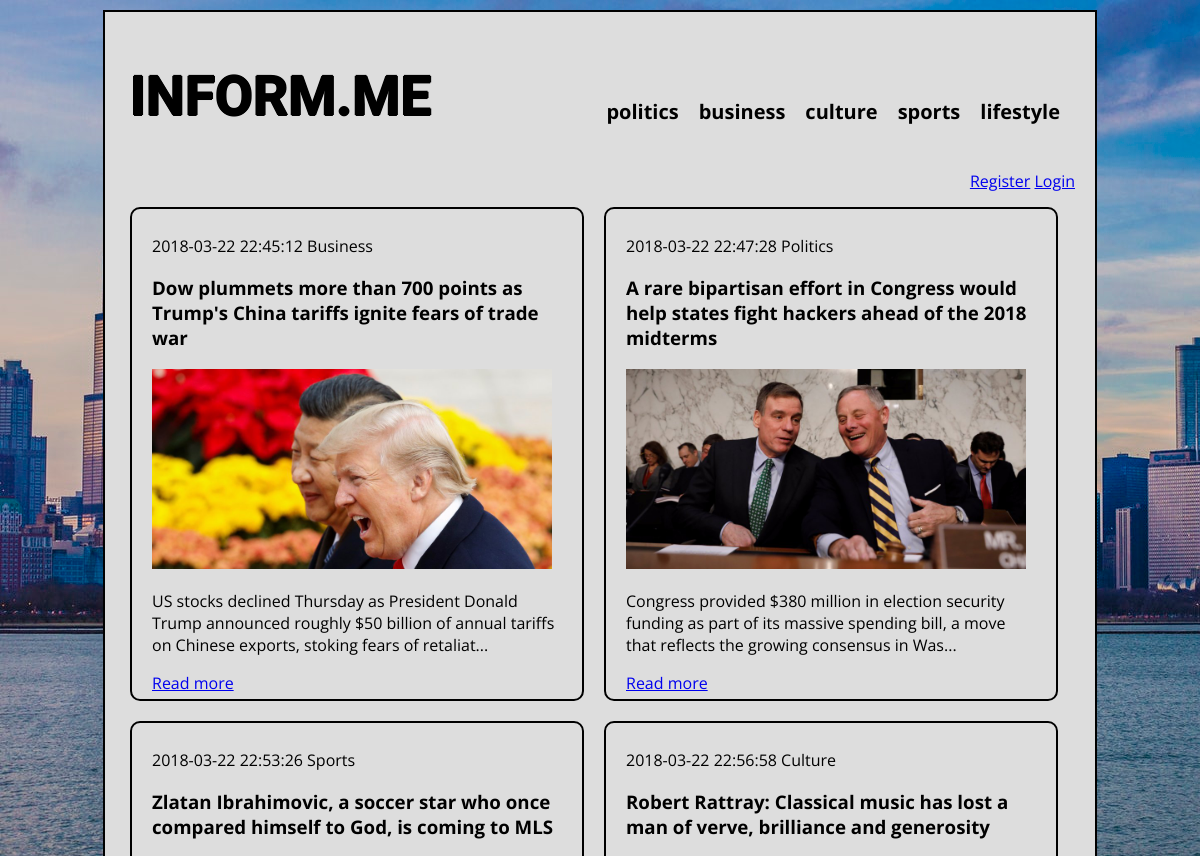
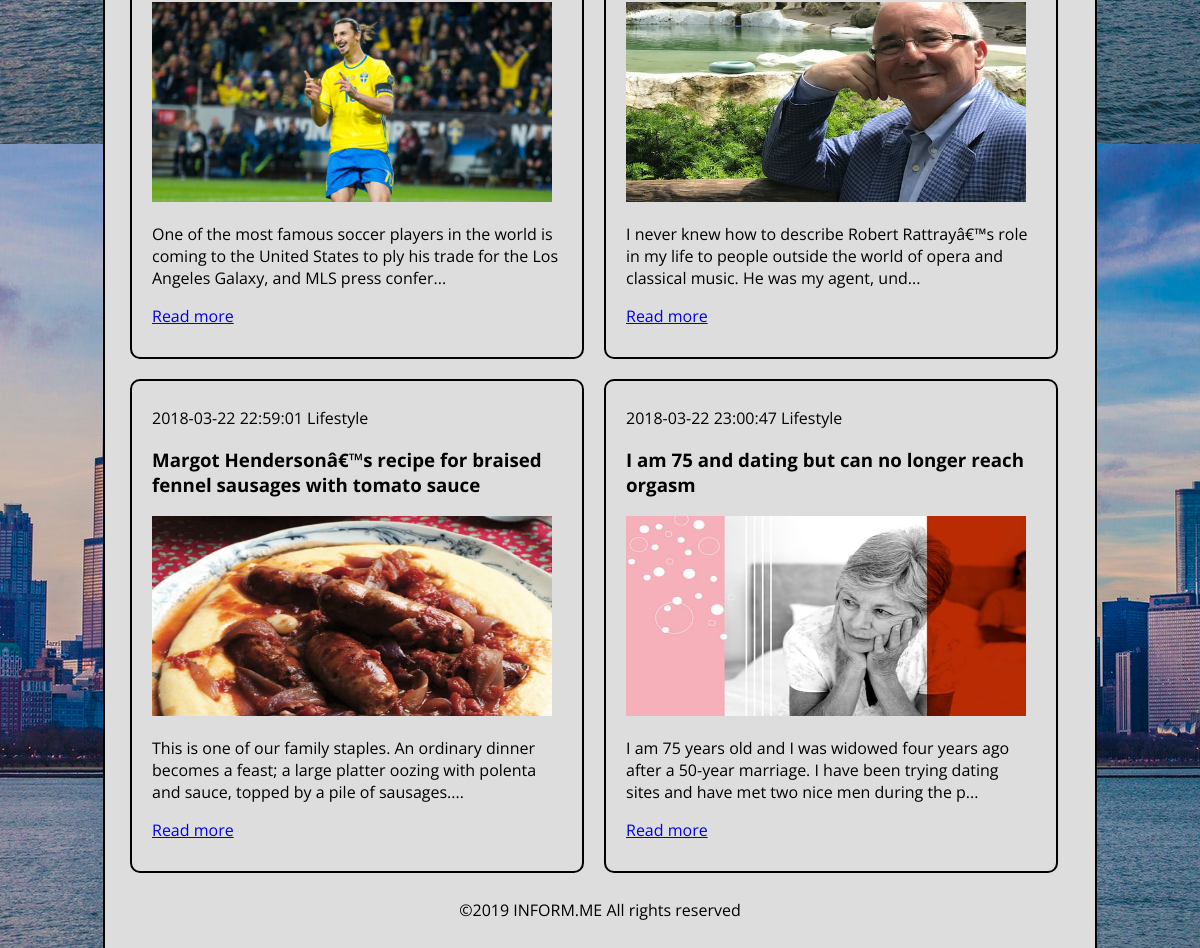
The page / on the database its author committed (2 pictures, top to bottom).
### tables this page shows
CREATE TABLE IF NOT EXISTS `categories` (
  `category_id` int(11) NOT NULL,
  `category` varchar(256) NOT NULL,
  PRIMARY KEY (`category_id`)
);

CREATE TABLE IF NOT EXISTS `articles` (
  `id` int(11) NOT NULL AUTO_INCREMENT,
  `category` varchar(256) NOT NULL,
  `title` varchar(256) NOT NULL,
  `text` text NOT NULL,
  `image` varchar(1024) NOT NULL,
  `date` datetime NOT NULL,
  PRIMARY KEY (`id`)
);

### index.php (called while the page is built)
<?php
	include("header.php");
	include("articles.php");
	include("footer.php");
?>

### articles.php (the view)
<?php
	$conn = mysqli_connect(DB_HOST,DB_USER,DB_PASS,DB_NAME);
	$query = "SELECT * FROM articles";
	$result = mysqli_query($conn, $query);
	for($i=0; $i<=mysqli_num_rows($result);$i++){
		while($row = mysqli_fetch_assoc($result)){
			echo "<article><p>".$row['date']." ".$row['category']."</p><div class='title'><h3><a href='page.php?id=".$row['id']."'>".$row['title']."</a></h3></div><img src='img/".$row['image']."' width='400' height='200'>";
			if(strlen($row['text']) > 150) echo "<p>".$row['text'] = substr($row['text'],0,150)."...</p><a href='page.php?id=".$row['id']."'>Read more</a></article>";
		}
	}
?>

### header.php (shortened to what this page needs)
<!DOCTYPE html>
<html>
<head>
	<link href="style.css" rel="stylesheet" type="text/css">
	</head>
<body>
	<div id="wrapper">
		<header>
			<div id="logo">
				<a href="index.php"><h1>INFORM.ME</h1></a>
			</div>
			<nav>
				<ul>
			<?php
				$conn = mysqli_connect(DB_HOST,DB_USER,DB_PASS,DB_NAME);
				$query = "SELECT * FROM categories";
				$result = mysqli_query($conn, $query);
				for($i=0; $i<=mysqli_num_rows($result);$i++){
					while($row = mysqli_fetch_assoc($result)){
						echo "<li><a href='categories.php?category=".$row['category']."'>".$row['category']."</a></li>";
					}
				}
			?>
				</ul>
			</nav>
			<?php session_start(); if((isset($_SESSION['user_status']) && $_SESSION['user_status'] == true)){ ?>
			<div id="user">
				<span><?php echo "You are logged in, ".$_SESSION['username']."!"; ?></span>
				<a href="user_logout.php">Logout</a>
			</div>
			<?php } else { ?>
				<div id="user">
						<span><a href="user_register.php">Register</a></span>
						<span><a href="user_login.php">Login</a></span>
				</div>
			<?php } ?>
		</header>
		<section>

### footer.php
			</section>
			<footer>
				<p>&copy<?php echo date("Y"); ?> INFORM.ME All rights reserved</p>
			</footer>
		</div>
	</body>
</html>

### style.css (style rules this page uses)
body { margin: 0px; padding: 0px; background-image: url("img/pozadina.jpg"); background-attachment: fixed; font-family: 'Open Sans', sans-serif; }
h1 { font-family: 'Exo 2', sans-serif; text-shadow: -1px 0 #000, 0 1px #000, 1px 0 #000, 0 -1px #000; font-size: 55px; font-weight: 700; }
.title a:link, a:visited, a:active { text-decoration: none; color: #000; }
#logo a:link, a:visited, a:hover, a:active { text-decoration: none; color: #000; }
#wrapper { width: 960px; margin:10px auto; padding:15px; border: 2px solid #000; background: #DDD; }
header { overflow:hidden; }
#logo { float: left; padding-left: 10px; }
nav { float: right; }
nav ul li { float: left; list-style: none; padding: 55px 20px 0 0; font-weight: bold; font-size: 20px; }
nav a:link, a:visited { text-decoration: none; color: #000; }
#user { clear: both; float: right; padding:5px; }
section { margin:0px; overflow: hidden; }
article { float: left; width: 410px; height: 460px; margin: 10px ; padding: 10px 20px 20px 20px; border-radius: 10px; border: 2px solid #000; overflow: hidden; }
footer { text-align: center; }

### rows shown on the page
categories: category "politics"
categories: category "business"
categories: category "culture"
categories: category "sports"
categories: category "lifestyle"
articles: date "2018-03-22 22:45:12", category "Business", title "Dow plummets more than 700 points as Trump's China tariffs ignite fears of trade war", image (picture), text "US stocks declined Thursday as President Donald Trump announced roughly $50 billion of annual tariffs on Chinese exports, stoking fears of retaliat"
articles: date "2018-03-22 22:47:28", category "Politics", title "A rare bipartisan effort in Congress would help states fight hackers ahead of the 2018 midterms", image (picture), text "Congress provided $380 million in election security funding as part of its massive spending bill, a move that reflects the growing consensus in Was"
articles: date "2018-03-22 22:53:26", category "Sports", title "Zlatan Ibrahimovic, a soccer star who once compared himself to God, is coming to MLS", image (picture), text "One of the most famous soccer players in the world is coming to the United States to ply his trade for the Los Angeles Galaxy, and MLS press confer"
articles: date "2018-03-22 22:56:58", category "Culture", title "Robert Rattray: Classical music has lost a man of verve, brilliance and generosity", image (picture), text "I never knew how to describe Robert Rattrayâ€™s role in my life to people outside the world of opera and classical music. He was my agent, und"
articles: date "2018-03-22 22:59:01", category "Lifestyle", title "Margot Hendersonâ€™s recipe for braised fennel sausages with tomato sauce", image (picture), text "This is one of our family staples. An ordinary dinner becomes a feast; a large platter oozing with polenta and sauce, topped by a pile of sausages."
articles: date "2018-03-22 23:00:47", category "Lifestyle", title "I am 75 and dating but can no longer reach orgasm", image (picture), text "I am 75 years old and I was widowed four years ago after a 50-year marriage. I have been trying dating sites and have met two nice men during the p"
